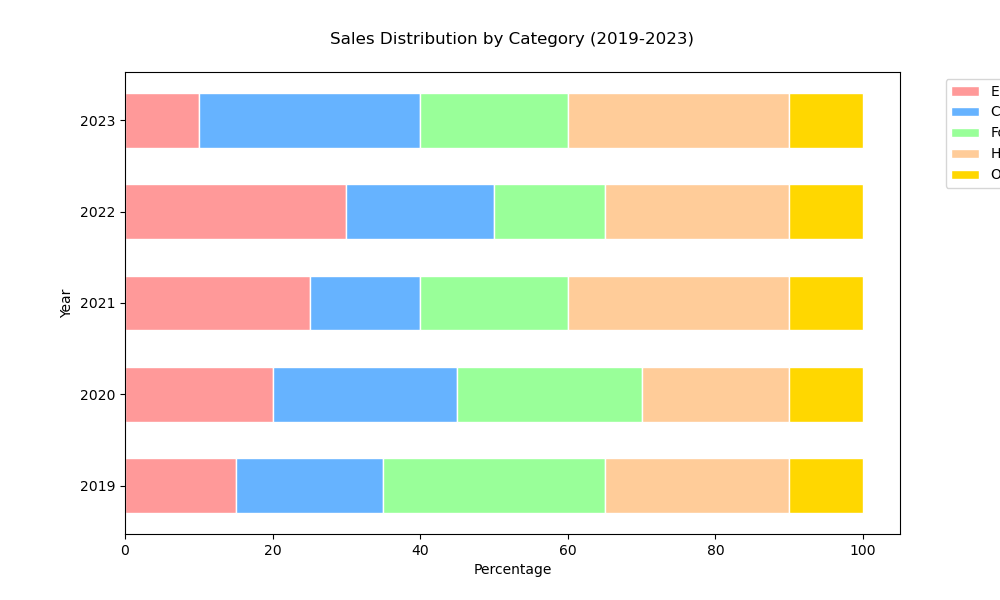

Python code for this plot:

import matplotlib.pyplot as plt
import numpy as np

# Data
categories = ['Electronics', 'Clothing', 'Food', 'Home', 'Other']
years = ['2019', '2020', '2021', '2022', '2023']
data = np.array([
    [15, 20, 30, 25, 10],
    [20, 25, 25, 20, 10],
    [25, 15, 20, 30, 10],
    [30, 20, 15, 25, 10],
    [10, 30, 20, 30, 10]
])

# Colors
colors = ['#FF9999', '#66B3FF', '#99FF99', '#FFCC99', '#FFD700']

# Plot
fig, ax = plt.subplots(figsize=(10, 6))

# Stacked bar chart
for i in range(data.shape[1]):
    bottom = np.sum(data[:, :i], axis=1)
    ax.barh(years, data[:, i], left=bottom, color=colors[i], edgecolor='white', height=0.6)

# Title and labels
ax.set_title('Sales Distribution by Category (2019-2023)', loc='center', pad=20)
ax.set_xlabel('Percentage')
ax.set_ylabel('Year')

# Legend
ax.legend(categories, bbox_to_anchor=(1.05, 1), loc='upper left')

plt.show()
